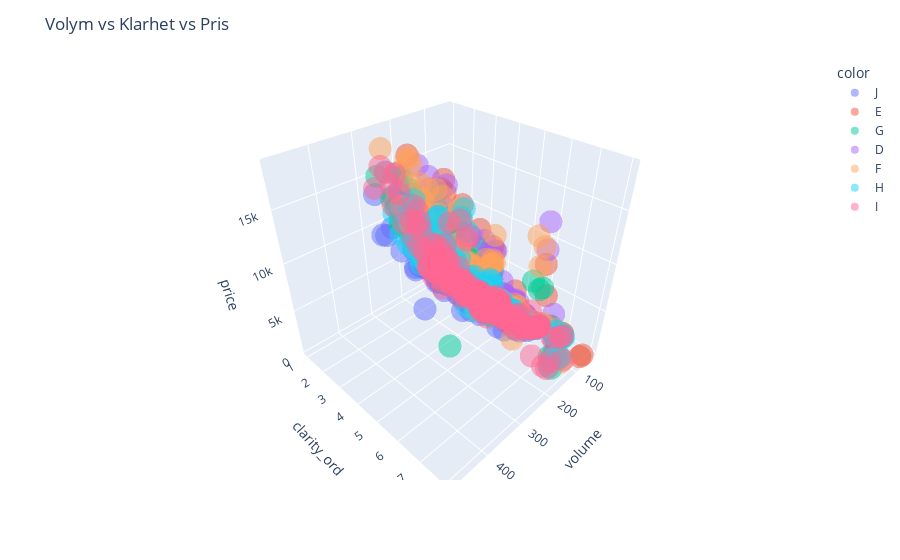

The code cell stored with this chart in its notebook:
### Code cell
fig = px.scatter_3d(
    df.sample(2000),
    x='volume',
    y='clarity_ord',
    z='price',
    color='color',
    opacity=0.5
)

fig.update_layout(title="Volym vs Klarhet vs Pris")

### Figure 1 — Plotly figure (JSON) as saved in the notebook; plotly's stock layout.template omitted (floating-point values rounded to 4 significant figures; data arrays with more than 128 entries replaced by an {"elided": "..."} marker saying what was removed)
{"data": [{"hovertemplate": "color=J<br>volume=%{x}<br>clarity_ord=%{y}<br>price=%{z}<extra></extra>", "legendgroup": "J", "marker": {"color": "#636efa", "opacity": 0.5, "symbol": "circle"}, "mode": "markers", "name": "J", "scene": "scene", "showlegend": true, "type": "scatter3d", "x": [277.4, 199.2, 49.73, 95.56, 82.84, 87.43, 182.9, 47.98, 251.3, 66.93, 49.71, 99.7, 181.6, 213.5, 234.7, 69.39, 336.9, 117.3, 143.5, 215.8, 113.6, 51.32, 160.7, 67.41, 328.3, 132.4, 61.31, 82.09, 60.86, 122.5, 237.1, 256.1, 163.5, 147.9, 257.9, 196.4, 207.3, 55.87, 86.46, 325.7, 160.2, 197.3, 87.3, 366.1, 50.95, 116.7, 269.9, 308.7, 166.2, 161.8, 161.2, 51.44, 162.6, 283.3, 174.5, 130.2, 171.8, 183.5, 328.5, 127.5, 125.0, 236.7, 110.2, 112.1, 205.4, 126.5, 49.71, 50.38, 201.0, 159.6, 101.8, 123.2, 340.1, 51.63, 81.58, 273.1, 119.4, 111.6, 361.1, 208.1, 317.7, 202.9, 255.0, 213.8, 219.2, 244.9, 300.3, 320.3, 246.2, 239.6, 158.6, 361.0, 52.48, 174.8, 146.1, 341.6, 80.61, 361.7, 66.84, 180.4, 88.08, 63.65, 66.81, 70.89, 189.8, 124.5, 84.87, 205.8, 197.8], "y": [6, 4, 1, 3, 6, 3, 6, 3, 5, 4, 3, 3, 5, 6, 3, 7, 6, 5, 6, 3, 5, 4, 6, 6, 6, 6, 1, 3, 6, 6, 6, 1, 5, 6, 3, 4, 3, 3, 3, 3, 3, 3, 6, 6, 6, 6, 3, 5, 5, 4, 1, 3, 6, 6, 6, 6, 5, 4, 5, 3, 5, 4, 6, 6, 4, 3, 3, 4, 3, 3, 6, 6, 6, 4, 6, 3, 6, 5, 5, 5, 5, 1, 5, 6, 3, 1, 6, 6, 3, 3, 6, 3, 6, 6, 6, 5, 3, 5, 2, 3, 3, 1, 6, 4, 6, 3, 7, 3, 5], "z": [8690, 5556, 483, 1287, 977, 1124, 4259, 416, 6805, 674, 491, 1233, 3726, 4490, 7177, 651, 13930, 1805, 2873, 6137, 1824, 421, 4133, 603, 12598, 2438, 666, 875, 439, 1905, 6687, 8861, 3924, 2517, 7953, 4675, 5067, 417, 1023, 12968, 4354, 4839, 999, 12316, 353, 1832, 7730, 9095, 3455, 2875, 3265, 393, 3616, 9105, 4422, 1838, 4105, 4303, 12716, 2456, 1923, 7636, 1755, 1760, 5056, 2312, 630, 394, 4968, 3717, 1181, 2850, 13996, 424, 990, 9939, 2058, 1788, 8442, 5038, 10666, 6084, 5766, 6337, 6626, 8603, 8362, 12267, 7504, 7553, 3780, 16427, 389, 4098, 2438, 12308, 1059, 13703, 994, 4361, 1129, 687, 526, 636, 3524, 2026, 1385, 5412, 3908]}, {"hovertemplate": "color=E<br>volume=%{x}<br>clarity_ord=%{y}<br>price=%{z}<extra></extra>", "legendgroup": "E", "marker": {"color": "#EF553B", "opacity": 0.5, "symbol": "circle"}, "mode": "markers", "name": "E", "scene": "scene", "showlegend": true, "type": "scatter3d", "x": {"elided": "343 float values"}, "y": {"elided": "343 int values"}, "z": {"elided": "343 int values"}}, {"hovertemplate": "color=G<br>volume=%{x}<br>clarity_ord=%{y}<br>price=%{z}<extra></extra>", "legendgroup": "G", "marker": {"color": "#00cc96", "opacity": 0.5, "symbol": "circle"}, "mode": "markers", "name": "G", "scene": "scene", "showlegend": true, "type": "scatter3d", "x": {"elided": "411 float values"}, "y": {"elided": "411 int values"}, "z": {"elided": "411 int values"}}, {"hovertemplate": "color=D<br>volume=%{x}<br>clarity_ord=%{y}<br>price=%{z}<extra></extra>", "legendgroup": "D", "marker": {"color": "#ab63fa", "opacity": 0.5, "symbol": "circle"}, "mode": "markers", "name": "D", "scene": "scene", "showlegend": true, "type": "scatter3d", "x": {"elided": "271 float values"}, "y": {"elided": "271 int values"}, "z": {"elided": "271 int values"}}, {"hovertemplate": "color=F<br>volume=%{x}<br>clarity_ord=%{y}<br>price=%{z}<extra></extra>", "legendgroup": "F", "marker": {"color": "#FFA15A", "opacity": 0.5, "symbol": "circle"}, "mode": "markers", "name": "F", "scene": "scene", "showlegend": true, "type": "scatter3d", "x": {"elided": "372 float values"}, "y": {"elided": "372 int values"}, "z": {"elided": "372 int values"}}, {"hovertemplate": "color=H<br>volume=%{x}<br>clarity_ord=%{y}<br>price=%{z}<extra></extra>", "legendgroup": "H", "marker": {"color": "#19d3f3", "opacity": 0.5, "symbol": "circle"}, "mode": "markers", "name": "H", "scene": "scene", "showlegend": true, "type": "scatter3d", "x": {"elided": "285 float values"}, "y": {"elided": "285 int values"}, "z": {"elided": "285 int values"}}, {"hovertemplate": "color=I<br>volume=%{x}<br>clarity_ord=%{y}<br>price=%{z}<extra></extra>", "legendgroup": "I", "marker": {"color": "#FF6692", "opacity": 0.5, "symbol": "circle"}, "mode": "markers", "name": "I", "scene": "scene", "showlegend": true, "type": "scatter3d", "x": {"elided": "209 float values"}, "y": {"elided": "209 int values"}, "z": {"elided": "209 int values"}}], "layout": {"legend": {"title": {"text": "color"}, "tracegroupgap": 0}, "margin": {"t": 60}, "scene": {"domain": {"x": [0, 1], "y": [0, 1]}, "xaxis": {"title": {"text": "volume"}}, "yaxis": {"title": {"text": "clarity_ord"}}, "zaxis": {"title": {"text": "price"}}}, "title": {"text": "Volym vs Klarhet vs Pris"}}}
